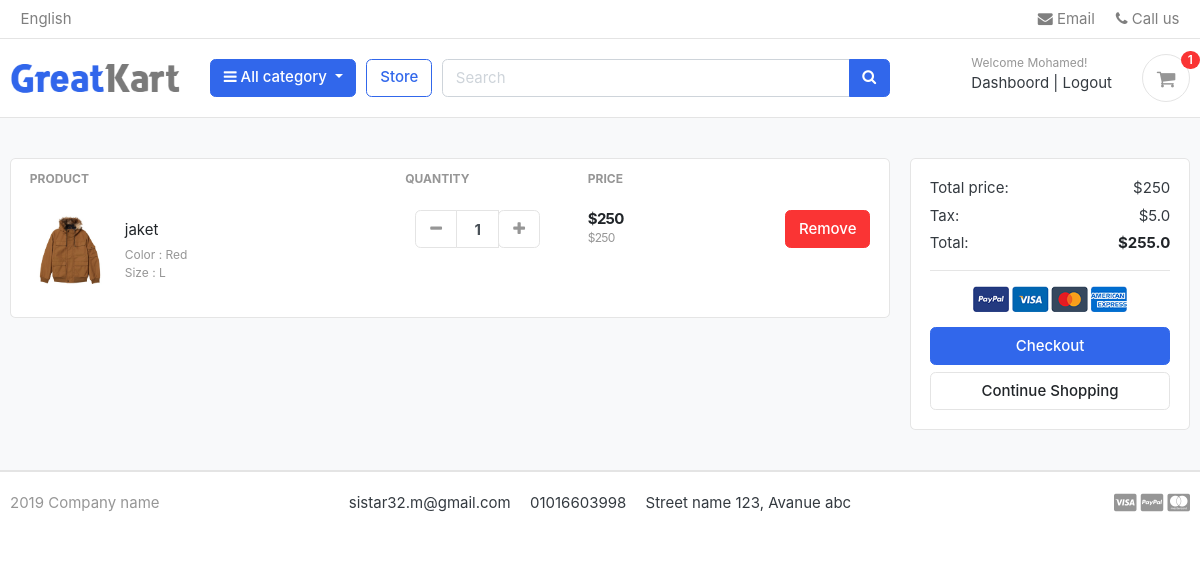
The app's page /cart/ (signed in) with its own data.
### accounts/models.py (models this page shows, shortened)
class Accounts(AbstractBaseUser):
    first_name =models.CharField(max_length=50)
    last_name =models.CharField(max_length=50)
    username =models.CharField(max_length=50,unique=True)
    email=models.EmailField(max_length=50,unique=True)
    phone_numper=models.CharField(max_length=50)
    dete_joined   =models.DateTimeField(auto_now_add=True)
    last_login =models.DateTimeField(auto_now_add=True)
    is_admin =models.BooleanField(default=False)
    is_staff =models.BooleanField(default=False)
    is_active=models.BooleanField(default=False)
    is_admin = models.BooleanField(default=False)
    is_superadmin=models.BooleanField(default=False)
    USERNAME_FIELD='email'
    REQUIRED_FIELDS=['username','first_name','last_name',]
    objects=MyAccountsManager()

### cart/models.py (models this page shows, shortened)
class CartItem (models.Model):
    user=models.ForeignKey(Accounts,on_delete=models.CASCADE,null=True)
    product=models.ForeignKey(Product,on_delete=models.CASCADE)
    variation=models.ManyToManyField(Variation,blank=True)
    cart=models.ForeignKey(Cart,on_delete=models.CASCADE,null=True)
    quantity=models.IntegerField()
    in_active=models.BooleanField(default=True)
    def sub_total(self):
        return self.product.price * self.quantity

### store/models.py (models this page shows, shortened)
class Product (models.Model):
    product_name = models.CharField(max_length=50, unique=True)
    slug = models.SlugField(max_length=200, unique=True)
    description = models.TextField()
    price = models.IntegerField()
    image = models.ImageField(upload_to='photos/products')
    stock = models.IntegerField()
    is_available = models.BooleanField(default=True)
    catefory = models.ForeignKey(Category, on_delete=models.CASCADE)
    created_date = models.DateTimeField(auto_now_add=True)
    modified_date = models.DateTimeField(auto_now=True)

class Variation (models.Model):
    product = models.ForeignKey(Product, on_delete=models.CASCADE)
    variation_category = models.CharField(
        max_length=100, choices=VIRIATION_CAT)
    variation_value = models.CharField(max_length=100)
    is_acctive = models.BooleanField(default=True)
    created_date = models.DateTimeField(auto_now_add=True)
    objects = VariationManager()

### cart/views.py (the view)
# urls.py: path('cart/',include('cart.urls')),
def cart (request,total=0,quantity=0,cart_items=None):
    try:
        tax=0
        grand_total=0
        if request.user.is_authenticated:
            cart_items=CartItem.objects.filter(user=request.user,in_active=True)
        else:
            cart=Cart.objects.get(cart_id=_cart_id(request))
            cart_items=CartItem.objects.filter(cart=cart,in_active=True)
        for cart_item in cart_items:
            total+=(cart_item.product.price * cart_item.quantity)
        tax=(2*total)/100
        grand_total=total+tax
    except ObjectDoesNotExist :
        pass
    context={
        'total':total,
        'quantity':quantity,
        'total':total,
        'cart_items':cart_items,
        'tax':tax,
        'grand_total':grand_total,
        }
    return render (request,'Store/cart.html',context)

### templates/Store/cart.html (shortened to what this page needs)
{% extends 'base.html' %}
{% load static %}
{% block content %}
<section class="section-content padding-y bg">
    <div class="container">
        {% if not cart_items %}
        <h2 class="text-center">Your shopping cart is Empty.</h2>
        <br>
        <div class="text-center">
            <a href="{% url 'store' %}" class="btn btn-primary">GO SHOPING</a>
            <br>
            <br>
            <br>
        </div>
        {% else %}
        <div class="row">
            <aside class="col-lg-9">
                <div class="card">
                    <table class="table table-borderless table-shopping-cart">
                        <thead class="text-muted">
                            <tr class="small text-uppercase">
                                <th scope="col">Product</th>
                                <th scope="col" width="120">Quantity</th>
                                <th scope="col" width="120">Price</th>
                                <th scope="col" class="text-right" width="200"> </th>
                            </tr>
                        </thead>
                        <tbody>
                            {% for cart_item in cart_items %}
                            <tr>
                                <td>
                                    <figure class="itemside align-items-center">
                                        <div class="aside"> <a
                                                href="{% url 'product_detail' cart_item.product.catefory.slug cart_item.product.slug %}"><img
                                                    src="{{cart_item.product.image.url}}" class="img-sm"></a>
                                        </div>
                                        <figcaption class="info">
                                            <a href="{% url 'product_detail' cart_item.product.catefory.slug cart_item.product.slug %}"
                                                class="title text-dark">{{cart_item.product.product_name}}</a>
                                            <p class="text-muted small">
                                                {% if cart_item.variation.all %}
                                                {% for item in cart_item.variation.all %}
                                                {{item.variation_category | capfirst}} : {{item.variation_value |capfirst}} <br>
                                                {% endfor %}
                                                {% endif %}
                                            </p>
                                        </figcaption>
                                    </figure>
                                </td>
                                <td>
                                    <div class="col">
                                        <div class="input-group input-spinner">
                                            <div class="input-group-prepend">
                                                <a href="{% url 'decrement_cart' cart_item.product.id cart_item.id %}" button
                                                    class="btn btn-light" type="button" id="button-plus"> <i
                                                        class="fa fa-minus"></i> </a>
                                            </div>
                                            <input type="text" class="form-control" value="{{cart_item.quantity}}">
                                            <div class="input-group-append">
                                                <form action="{% url 'add_cart' cart_item.product.id %}" method="post">
                                                    <button class="btn btn-light" type="submit" id="button-minus"> <i
                                                            class="fa fa-plus"></i> </button>
                                                </form>
                                            </div>
                                        </div>
                                    </div>
                                </td>
                                <td>
                                    <div class="price-wrap">
                                        <var class="price">${{cart_item.sub_total}}</var>
                                        <small class="text-muted"> ${{cart_item.product.price}} </small>
                                    </div>
                                </td>
                                <td class="text-right">
                                    <a href="{% url 'remove_item' cart_item.product.id cart_item.id %}" onclick="return confirm('are u shour DELETE')" class="btn btn-danger">
                                        Remove</a>
                                </td>
                            </tr>
                            {% endfor %}
                        </tbody>
                    </table>
                </div>
            </aside>
            <aside class="col-lg-3">
                <div class="card">
                    <div class="card-body">
                        <dl class="dlist-align">
                            <dt>Total price:</dt>
                            <dd class="text-right">${{total}}</dd>
                        </dl>
                        <dl class="dlist-align">
                            <dt>Tax:</dt>
                            <dd class="text-right"> ${{tax}}</dd>
                        </dl>
                        <dl class="dlist-align">
                            <dt>Total:</dt>
                            <dd class="text-right text-dark b"><strong>${{grand_total}}</strong></dd>
                        </dl>
                        <hr>
                        <p class="text-center mb-3">
                            <img src="{% static './images/misc/payments.png' %}" height="26">
                        </p>
                        <a href="{% url 'chekout' %}" class="btn btn-primary btn-block"> Checkout </a>
                        <a href="{% url 'store' %}" class="btn btn-light btn-block">Continue Shopping</a>
                    </div>
                </div>
            </aside>
        </div>
    </div>
</section>
{% endif %}
{% endblock content %}

### templates/includes/navbar.html (shortened to what this page needs)
{% load static %}
<header class="section-header">
    <nav class="navbar p-md-0 navbar-expand-sm navbar-light border-bottom">
        <div class="container">
            <div class="collapse navbar-collapse" id="navbarTop4">
                <ul class="navbar-nav mr-auto">
                    <li class="nav-item dropdown">
                        <a href="#" class="nav-link"> English </a>
                    </li>
                </ul>
                <ul class="navbar-nav">
                    <li><a href="#" class="nav-link"> <i class="fa fa-envelope"></i> Email </a></li>
                    <li><a href="#" class="nav-link"> <i class="fa fa-phone"></i> Call us </a></li>
                </ul>
            </div>
        </div>
    </nav>
    <section class="header-main border-bottom">
        <div class="container">
            <div class="row align-items-center">
                <div class="col-lg-2 col-md-3 col-6">
                    <a href="/" class="brand-wrap">
                        <img class="logo" src="{% static './images/logo.png' %}">
                    </a>
                </div>
                <div class="col-lg col-sm col-md col-6 flex-grow-0">
                    <div class="category-wrap dropdown d-inline-block float-right">
                        <button type="button" class="btn btn-primary dropdown-toggle" data-toggle="dropdown">
                            <i class="fa fa-bars"></i> All category
                        </button>
                    </div>
                </div>
                <a href="{% url 'store' %}" class="btn btn-outline-primary">Store</a>
                <div class="col-lg  col-md-6 col-sm-12 col">
                    <form action="{% url 'search' %}" class="search" method="get">
                        <div class="input-group w-100">
                            <input type="text" class="form-control" style="width:60%;" placeholder="Search" name="keyword">
                            <div class="input-group-append">
                                <button class="btn btn-primary" type="submit">
                                    <i class="fa fa-search"></i>
                                </button>
                            </div>
                        </div>
                    </form>
                </div>
                <div class="col-lg-3 col-sm-6 col-8 order-2 order-lg-3">
                    <div class="d-flex justify-content-end mb-3 mb-lg-0">
                        {% if user.id is None %}
                        <div class="widget-header">
                            <small class="title text-muted">Welcome guest!</small>
                            <div>
                                <a href="{% url 'login' %}">Sign in</a> <span class="dark-transp"> | </span>
                                <a href="{% url 'register' %}"> Register</a>
                            </div>
                        </div>
                        {% else %}
                        <div class="widget-header">
                            <small class="title text-muted">Welcome {{user.first_name}}!</small>
                            <div>
                                <a href="{% url 'dashboard' %}">Dashboord</a> <span class="dark-transp"> | </span>
                                <a href="{% url 'logout' %}"> Logout</a>
                            </div>
                        </div>
                        {% endif %}
                        <a href="{% url 'cart' %}" class="widget-header pl-3 ml-3">
                            <div class="icon icon-sm rounded-circle border"><i class="fa fa-shopping-cart"></i></div>
                            <span class="badge badge-pill badge-danger notify">{{cart_count}}</span>
                        </a>
                    </div>
                </div>
            </div>
        </div>
    </section>
</header>

### records on screen
Accounts: first_name "Mohamed"
CartItem: product.image (picture), product.product_name "jaket", quantity "1", sub_total "250", product.price "250"
Variation: variation_category "Color", variation_value "Red"
Variation: variation_category "Size", variation_value "L"

### other values on screen
{{ cart_count }} "1"
{{ total }} "250"
{{ tax }} "5.0"
{{ grand_total }} "255.0"
